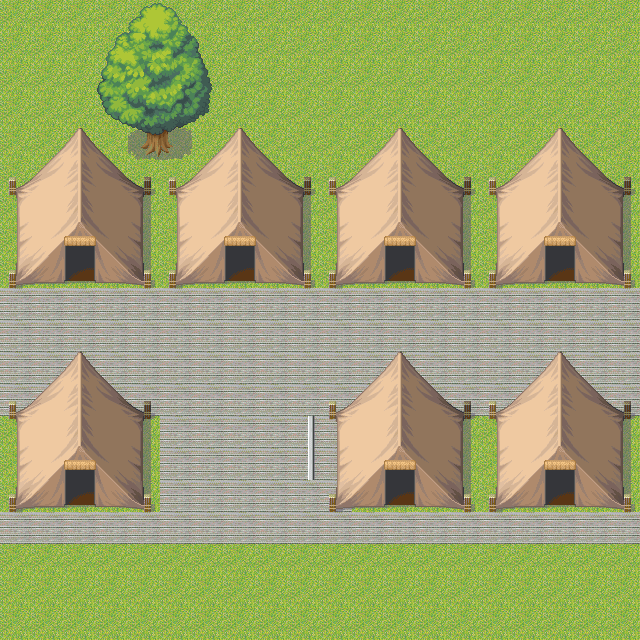

A 2D game scene composited from a Tiled map and its tileset images. What follows is a short description and the map's XML, with each tile layer's data collapsed to a summary:
An orthogonal 20x20 tile map with 32x32 px tiles, 2 tile layers (Tile Layer 1, Tile Layer 2).

<map version="1.0" orientation="orthogonal" width="20" height="20" tilewidth="32" tileheight="32">
 <tileset firstgid="1" name="Tileset" tilewidth="32" tileheight="32">
  <image source="001-Grassland01.png" width="256" height="576" />
  <tile id="89">
   <properties>
    <property name="solid" value="true" />
   </properties>
  </tile>
 </tileset>
 <layer name="Tile Layer 1" width="20" height="20">
  <data>[400 cells, 400 non-empty, 2 distinct tile ids]</data>
 </layer>
 <layer name="Tile Layer 2" width="20" height="20">
  <data>[400 cells, 192 non-empty, 42 distinct tile ids]</data>
 </layer>
</map>
